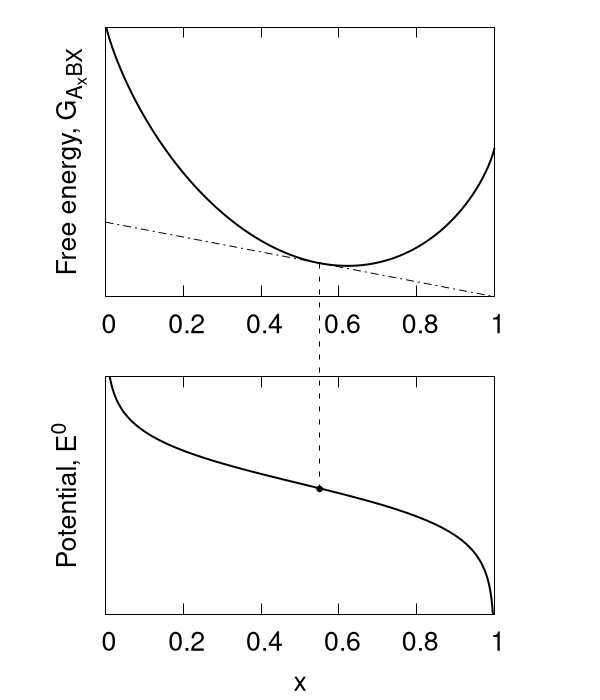

This chart was generated by the following gnuplot code:
set term pngcairo enhanced font 'Helvetica,12' size 600,700 dashed
set output "insertion.png"

set multiplot layout 2,1


set samples 500
unset key

set xrange [0:1]

unset ytics
set ylabel "Free energy, G_{A_xBX}"

f(x) = -.5*x + x*log(x)+(1-x)*log(1-x)
df(x) = -.5 + log(x/(1-x))

xint=0.55

set lmargin 7
set rmargin 7
set arrow from xint,f(xint) to xint,-1.9 nohead dashtype 2

set linestyle 1 black

plot f(x) ls 1 lw 2, (df(xint)*x + (f(xint) - df(xint)*xint)) ls 1 dashtype 4


unset arrow
set ylabel "Potential, E^0"
set xlabel "x"
set yrange [-5:5]

set label at xint,-df(xint) "•" center font ",16"

set label at graph 0,-.12 "BX" center font ",16"
set label at graph 1,-.12 "ABX" center font ",16"

plot -df(x) ls 1 lw 2
